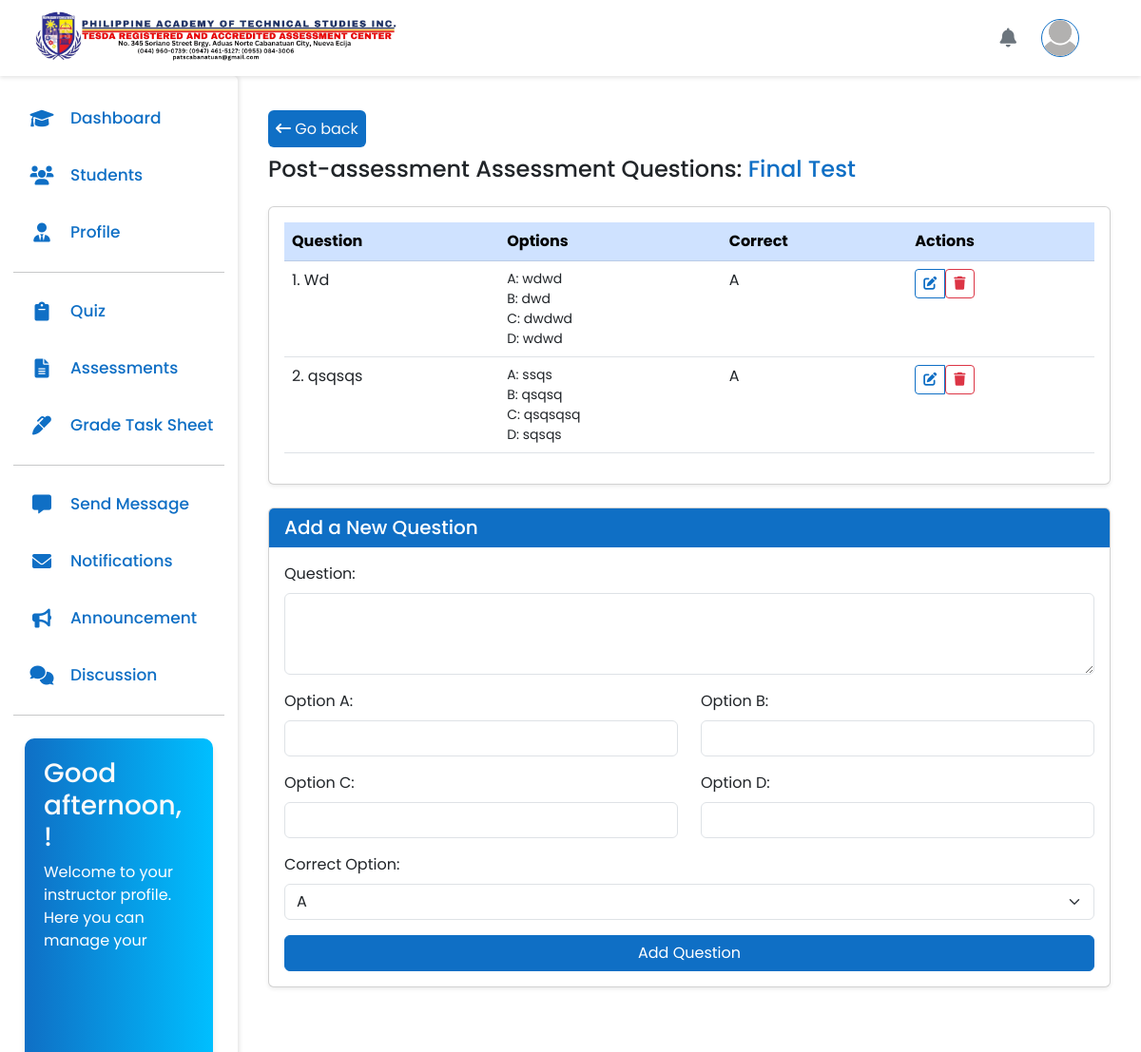
/instructor/main.php?page=assessment-question&courseID=22&assessmentContent=9945&assessmentName=Final Test&assessmentType=Post-assessment, run on the app's committed database.
### tables this page shows
CREATE TABLE `header` (
  `id` int(11) NOT NULL,
  `logo` varchar(100) DEFAULT NULL
);

CREATE TABLE `assessment_questions` (
  `question_id` int(11) NOT NULL,
  `assessment_id` int(11) NOT NULL,
  `question_name` text NOT NULL,
  `option_a` varchar(100) NOT NULL,
  `option_b` varchar(100) NOT NULL,
  `option_c` varchar(100) NOT NULL,
  `option_d` varchar(100) NOT NULL,
  `correct_option` char(1) NOT NULL,
  `created_at` timestamp NOT NULL DEFAULT current_timestamp()
);

### instructor/assessment-question.php (the view, shortened to what this page needs)
<?php
$courseID = $_GET['courseID'];
if (isset($_GET['assessmentContent']) && isset($_GET['assessmentName']) && isset($_GET['assessmentType'])) {
    $assessmentID = $_GET['assessmentContent'];
    $assessmentName = $_GET['assessmentName'];
    $assessmentType = $_GET['assessmentType'];
    ?>
    <div class="container-fluid mt-4">
        <a href="main.php?page=course-content&viewContent=<?= $courseID; ?> " class="button-primary text-decoration-none text-center p-2 rounded"><i class="fa-solid fa-arrow-left-long"></i> Go back</a>
        <h2 class="mb-4 fs-4 mt-3"><?= ucfirst($assessmentType) ?> Assessment Questions: <span class="text-primary"><?= htmlspecialchars($assessmentName); ?></span></h2>
        <div class="card shadow-sm">
            <div class="card-body table-responsive">
                <table class="table table-hover">
                    <thead class="table-primary">
                        <tr>
                            <th>Question</th>
                            <th>Options</th>
                            <th>Correct</th>
                            <th>Actions</th>
                        </tr>
                    </thead>
                    <tbody>
                        <?php
                        $qNum = 0;
                        $sqlAssessmentQuestion = "SELECT * FROM assessment_questions WHERE assessment_id = '$assessmentID'";
                        $resultAssessmentQuestion = mysqli_query($connect, $sqlAssessmentQuestion);
                        while ($row = mysqli_fetch_assoc($resultAssessmentQuestion)) {
                            $qNum++;
                        ?>
                            <tr>
                                <td class="text-break"><?= $qNum; ?>. <?= htmlspecialchars($row['question_name']); ?></td>
                                <td>
                                    <small class="d-block text-break">
                                        A: <?= htmlspecialchars($row['option_a']); ?><br>
                                        B: <?= htmlspecialchars($row['option_b']); ?><br>
                                        C: <?= htmlspecialchars($row['option_c']); ?><br>
                                        D: <?= htmlspecialchars($row['option_d']); ?>
                                    </small>
                                </td>
                                <td><?= $row['correct_option']; ?></td>
                                <td>
                                    <div class="btn-group" role="group">
                                        <button type="button" class="btn btn-sm btn-outline-primary" data-bs-toggle="modal" data-bs-target="#editQuestionModal<?= $row['question_id']; ?>">
                                            <i class="fa-solid fa-pen-to-square"></i>
                                        </button>
                                        <form method="POST" onsubmit="return confirm('Are you sure you want to delete this question?');">
                                            <button type="submit" name="delete_question" class="btn btn-sm btn-outline-danger">
                                                <i class="fa-solid fa-trash"></i>
                                            </button>
                                        </form>
                                    </div>
                                </td>
                            </tr>
                            </div>
                        <?php
                        }
                        ?>
            </div>
        </div>
    <div class="container-fluid mt-4 mb-5">
        <div class="card shadow-sm">
            <div class="card-header bg-primary text-white">
                <h5 class="mb-0 fs-5">Add a New Question</h5>
            </div>
            <div class="card-body">
                <form method="post">
                    <div class="mb-3">
                        <label for="question_name" class="form-label">Question:</label>
                        <textarea name="question_name" id="question_name" class="form-control" rows="3" required></textarea>
                    </div>
                    <div class="row">
                        <div class="col-12 col-md-6 mb-3">
                            <label for="option_a" class="form-label">Option A:</label>
                            <input type="text" name="option_a" id="option_a" class="form-control" required>
                        </div>
                        <div class="col-12 col-md-6 mb-3">
                            <label for="option_b" class="form-label">Option B:</label>
                            <input type="text" name="option_b" id="option_b" class="form-control" required>
                        </div>
                    </div>
                    <div class="row">
                        <div class="col-12 col-md-6 mb-3">
                            <label for="option_c" class="form-label">Option C:</label>
                            <input type="text" name="option_c" id="option_c" class="form-control" required>
                        </div>
                        <div class="col-12 col-md-6 mb-3">
                            <label for="option_d" class="form-label">Option D:</label>
                            <input type="text" name="option_d" id="option_d" class="form-control" required>
                        </div>
                    </div>
                    <div class="mb-3">
                        <label for="correct_option" class="form-label">Correct Option:</label>
                        <select name="correct_option" id="correct_option" class="form-select">
                            <option value="A">A</option>
                        </select>
                    </div>
                    <div class="d-grid">
                        <button type="submit" name="add_question" class="btn btn-primary">Add Question</button>
                    </div>
                </form>
            </div>
        </div>
    </div>
<?php
}
?>
<div class="position-fixed bottom-0 end-0 p-3" style="z-index: 11">
</div>

### instructor/main.php (shortened to what this page needs)
<?php
    include '../config/db.php';
    $page = isset($_GET['page']) ? $_GET['page'] : 'dashboard';
    $userID = $_SESSION['userID'];
    switch($page){
        case 'assessment-question':
            $filename = 'assessment-question.php';
            break;
    }
    $sqlProfile = "SELECT profile_picture FROM users WHERE user_id = '$userID'";
    $resultProfile = mysqli_query($connect, $sqlProfile);
    $pic = mysqli_fetch_assoc($resultProfile);
    $profilePic = $pic['profile_picture'] ?? 'default.png';
    $sqlHeader = "SELECT * FROM header";
    $resultHeader = mysqli_query($connect, $sqlHeader);
    $header = mysqli_fetch_assoc($resultHeader);
    $logo = $header['logo'];
?>
<!DOCTYPE html>
<html lang="en">
<head>
    <link href="https://cdn.jsdelivr.net/npm/bootstrap@5.3.0/dist/css/bootstrap.min.css" rel="stylesheet">
    <link href="https://cdnjs.cloudflare.com/ajax/libs/font-awesome/6.0.0-beta3/css/all.min.css" rel="stylesheet">
    <link rel="stylesheet" href="../assets/css/side-nav.css?v1">
    <link rel="stylesheet" href="../assets/css/color.css">
    <link rel="stylesheet" href="https://cdn.jsdelivr.net/npm/sweetalert2@11.0.19/dist/sweetalert2.min.css">
</head>
<body>
    <nav class="navbar navbar-expand-lg fixed-top">
        <div class="container-fluid ms-4 me-4">
            <a class="navbar-brand" href="index.php">
                <img src="<?= $logo; ?>" alt="Pats Logo" style="height: 60px; width: 100%">
            </a>
            <div class="d-flex align-items-center ms-auto">
                <div class="dropdown dropdown-center">
                    <button class="btn btn-link position-relative" type="button" id="notificationDropdown" data-bs-toggle="dropdown" aria-expanded="false">
                        <i class="fas fa-bell fa-lg text-secondary"></i>
                    </button>
                </div>
                <div class="dropdown">
                    <button class="btn btn-link me-3" type="button" id="profileDropdown" data-bs-toggle="dropdown" aria-expanded="false">
                    <img src="../uploads/profile-pictures/<?php echo (!empty($profilePic)) ? $profilePic : 'default.png'; ?>" alt="profile photo" style="width: 40px; height: 40px; border-radius: 50%; object-fit: cover;">
                    </button>
                </div>
            </div>
        </div>
    </nav>
    <nav class="sidebar">
        <div class="menu-bar">
            <div class="menu">
                <ul class="menu-links">
                    <li class="nav-link">
                        <a href="?page=dashboard">
                            <i class="fa-solid fa-graduation-cap icon "></i>
                            <span class="text nav-text">Dashboard</span>
                        </a>
                    </li>
                    <li class="nav-link">
                        <a href="?page=students">
                            <i class="fa-solid fa-users icon"></i>
                            <span class="text nav-text">Students</span>
                        </a>
                    </li>
                    <li class="nav-link">
                        <a href="?page=profile">
                           <i class="fa-solid fa-user-tie icon"></i>
                            <span class="text nav-text">Profile</span>
                        </a>
                    </li>
                    <hr>
                    <li class="nav-link">
                        <a href="?page=quiz">
                            <i class="fa-solid fa-clipboard icon "></i>
                            <span class="text nav-text">Quiz</span>
                        </a>
                    </li>
                    <li class="nav-link">
                        <a href="?page=assessments">
                        <i class="fa-solid fa-file-alt icon "></i>
                            <span class="text nav-text">Assessments</span>
                        </a>
                    </li>
                    <li class="nav-link">
                        <a href="?page=grade-task-sheets">
                        <i class="fa-solid fa-marker icon "></i>
                            <span class="text nav-text">Grade Task Sheet</span>
                        </a>
                    </li>
                    <hr>
                    <li class="nav-link">
                        <a href="?page=send-message">
                            <i class="fa-solid fa-message icon"></i>
                            <span class="text nav-text">Send Message</span>
                        </a>
                    </li>
                    <li class="nav-link">
                        <a href="?page=notifications">
                        <i class="fa-solid fa-envelope icon"></i>
                            <span class="text nav-text">Notifications</span>
                        </a>
                    </li>
                    <li class="nav-link">
                        <a href="?page=announcements">
                            <i class="fa-solid fa-bullhorn icon"></i>
                            <span class="text nav-text">Announcement</span>
                        </a>
                    </li>
                    <li class="nav-link">
                        <a href="?page=discussion">
                            <i class="fa-solid fa-comments icon"></i>
                            <span class="text nav-text">Discussion</span>
                        </a>
                    </li>
                    <hr>
                    <div class="container mt-4">
                        <div class="welcome-text">
                            <h3 id="greeting" class="text-light"></h3>
                            <p>Welcome to your instructor profile. Here you can manage your personal information and manage the course content.</p>
                        </div>
                    </div>
                </ul>
            </div>
        </div>
    </nav>
    <div class="content flex-grow-1" id="content-area">
    <?php include $filename; ?>
</body>
</html>

### assets/css/side-nav.css (style rules this page uses)
* { margin: 0; padding: 0; box-sizing: border-box; font-family: 'Poppins', sans-serif; }
* > .nav-link { border-radius: 10px; }
:root { --body-color: #cbedfd; --sidebar-color: #FFF; --primary-color: #0f6fc5; --primary-color-light: #F6F5FF; --toggle-color: #DDD; --text-color: #0f6fc5; --background-color: white; --tran-03: all 0.2s ease; --tran-04: all 0.3s ease; --tran-05: all 0.3s ease; }
body { font-family: 'Poppins', sans-serif; background-color: var(--background-color); padding-top: 80px; }
.sidebar { position: fixed; top: 80px; left: 0; bottom: 0; height: 100%; width: 250px; padding: 10px 14px; background: var(--sidebar-color); transition: var(--tran-05); z-index: 100; border-top-right-radius: 5px; overflow-y: auto; box-shadow: 2px 0 4px rgba(0,0,0,0.1); }
.sidebar li { height: 50px; list-style: none; display: flex; align-items: center; margin-top: 10px; }
.header .image, .sidebar .icon { min-width: 60px; border-radius: 6px; }
.sidebar .icon { min-width: 60px; border-radius: 6px; height: 100%; display: flex; align-items: center; justify-content: center; font-size: 20px; }
.sidebar .text, .sidebar .icon { color: var(--text-color); transition: var(--tran-03); }
.sidebar .text { font-size: 17px; font-weight: 500; white-space: nowrap; opacity: 1; }
.sidebar li a { list-style: none; height: 100%; background-color: transparent; display: flex; align-items: center; height: 100%; width: 100%; text-decoration: none; transition: var(--tran-03); }
.sidebar .menu-bar { height: calc(100% - 55px); display: flex; flex-direction: column; justify-content: space-between; overflow-y: scroll; }
.menu-links { padding: 0; position: relative; }
.navbar { background-color: var(--background-color); box-shadow: 0 2px 4px rgba(0,0,0,0.1); height: 80px; }
.navbar-brand, .nav-link { color: var(--text-color); }
.sidebar .nav-link a { color: #333; transition: all 0.3s ease; padding: 15px 0px; height: 100%; width: 100%; }
.sidebar .nav-link a { color: #333; text-decoration: none; }
.content { transition: all 0.3s; padding: 20px; }
.dropdown button img { height: 40px; width: 40px; border: 1px solid #0f6fc5; border-radius: 50%; }
@media (min-width: 769px) { .content { margin-left: 250px; } }
.welcome-text { background: linear-gradient(to right, #0f6fc5, #00bfff); color: white; padding: 20px; border-radius: 10px; margin-bottom: 20px; box-shadow: 0 4px 6px rgba(0, 0, 0, 0.1); transition: transform 0.3s ease; }

### assets/css/color.css (style rules this page uses)
:root { --primary-color: #0f6fc5; --secondary-color: #6c757d; --success-color: #28a745; --danger-color: #dc3545; --warning-color: #ffc107; --info-color: #17a2b8; --light-color: #f8f9fa; --dark-color: #343a40; --text-primary: #212529; --text-secondary: #6c757d; --text-light: #f8f9fa; --bg-primary: #ffffff; --bg-secondary: #f8f9fa; --border-color: #dee2e6; --accent-color: #fd7e14; --highlight-color: #20c997; }
.button-primary { background-color: var(--primary-color) !important; color: var(--text-light) !important; transition: all 0.3s ease !important; border: none; }

### data on the page
header: logo (picture)
assessment_questions: question_name "Wd", option_a "wdwd", option_b "dwd", option_c "dwdwd", option_d "wdwd", correct_option "A"
assessment_questions: question_name "qsqsqs", option_a "ssqs", option_b "qsqsq", option_c "qsqsqsq", option_d "sqsqs", correct_option "A"

### other printed values
$assessmentType "Post-assessment"
$assessmentName "Final Test"
